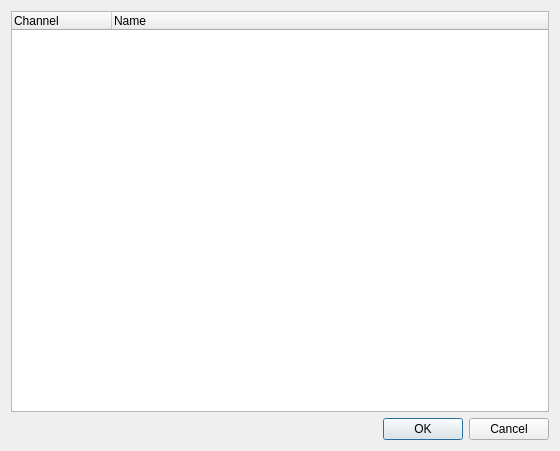
<?xml version="1.0" encoding="UTF-8"?>
<ui version="4.0">
 <author>Massimo Callegari</author>
 <comment>
  Q Light Controller Plus
  edithead.ui

  Copyright (c) 2015 Massimo Callegari

  Licensed under the Apache License, Version 2.0 (the "License");
  you may not use this file except in compliance with the License.
  You may obtain a copy of the License at

      http://www.apache.org/licenses/LICENSE-2.0.txt

  Unless required by applicable law or agreed to in writing, software
  distributed under the License is distributed on an "AS IS" BASIS,
  WITHOUT WARRANTIES OR CONDITIONS OF ANY KIND, either express or implied.
  See the License for the specific language governing permissions and
  limitations under the License.
 </comment>
 <class>EditHead</class>
 <widget class="QDialog" name="EditHead">
  <property name="geometry">
   <rect>
    <x>0</x>
    <y>0</y>
    <width>560</width>
    <height>451</height>
   </rect>
  </property>
  <property name="windowTitle">
   <string>Edit Head</string>
  </property>
  <layout class="QVBoxLayout" name="verticalLayout">
   <item>
    <widget class="QTreeWidget" name="m_tree">
     <property name="rootIsDecorated">
      <bool>false</bool>
     </property>
     <property name="itemsExpandable">
      <bool>false</bool>
     </property>
     <property name="allColumnsShowFocus">
      <bool>true</bool>
     </property>
     <property name="expandsOnDoubleClick">
      <bool>false</bool>
     </property>
     <column>
      <property name="text">
       <string>Channel</string>
      </property>
     </column>
     <column>
      <property name="text">
       <string>Name</string>
      </property>
     </column>
    </widget>
   </item>
   <item>
    <widget class="QDialogButtonBox" name="m_buttonBox">
     <property name="orientation">
      <enum>Qt::Horizontal</enum>
     </property>
     <property name="standardButtons">
      <set>QDialogButtonBox::Cancel|QDialogButtonBox::Ok</set>
     </property>
    </widget>
   </item>
  </layout>
 </widget>
 <resources/>
 <connections>
  <connection>
   <sender>m_buttonBox</sender>
   <signal>accepted()</signal>
   <receiver>EditHead</receiver>
   <slot>accept()</slot>
   <hints>
    <hint type="sourcelabel">
     <x>248</x>
     <y>254</y>
    </hint>
    <hint type="destinationlabel">
     <x>157</x>
     <y>274</y>
    </hint>
   </hints>
  </connection>
  <connection>
   <sender>m_buttonBox</sender>
   <signal>rejected()</signal>
   <receiver>EditHead</receiver>
   <slot>reject()</slot>
   <hints>
    <hint type="sourcelabel">
     <x>316</x>
     <y>260</y>
    </hint>
    <hint type="destinationlabel">
     <x>286</x>
     <y>274</y>
    </hint>
   </hints>
  </connection>
 </connections>
</ui>
